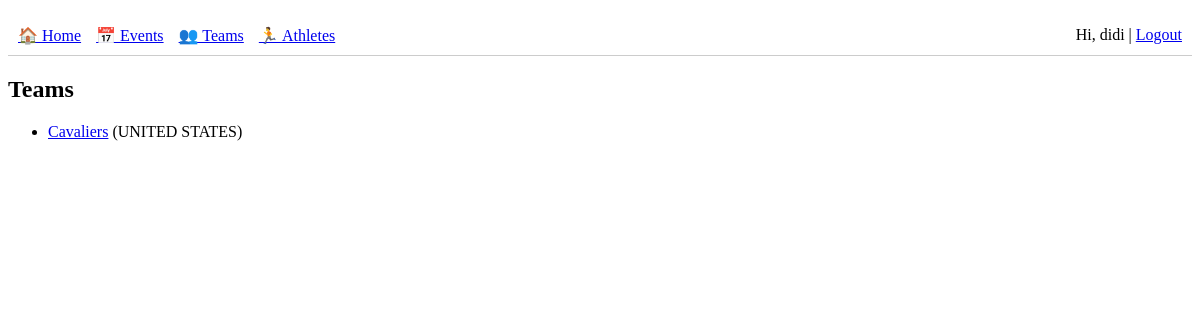
/teams/ (signed in), run on an earlier commit of the app's database.
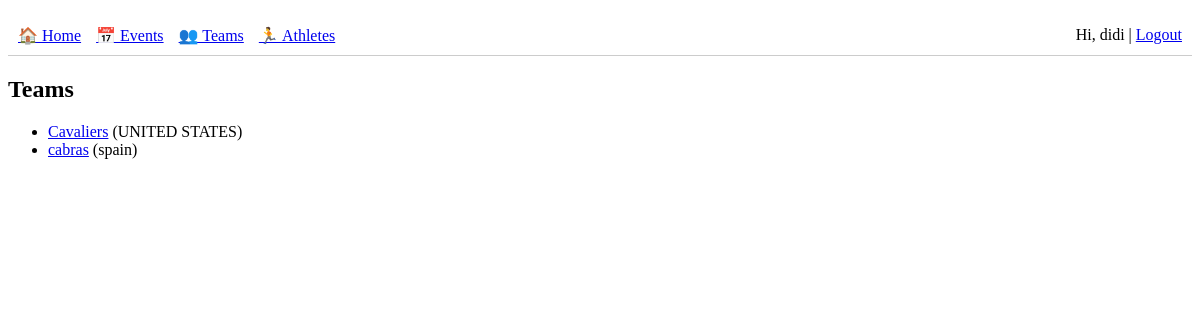
And on a later commit of the database.
### core/models.py (models this page shows, shortened)
class Team(models.Model):
    name = models.CharField(max_length=255)
    country = models.CharField(max_length=100)
    sport_type = models.CharField(max_length=100)
    events = models.ManyToManyField(SportsEvent, related_name='teams')
    creator = models.ForeignKey(User, on_delete=models.CASCADE, related_name='teams')

### core/views.py (the view)
# urls.py: path('teams/', teams_list, name='teams_list'),
@login_required
def teams_list(request):
    teams = Team.objects.all()
    return render(request, "teams_list.html", {"teams": teams})

### templates/teams_list.html
{% extends 'base.html' %}
{% block content %}
  <h2>Teams</h2>
  <ul>
    {% for team in teams %}
      <li>
        <a href="{% url 'team_detail' team.id %}">{{ team.name }}</a> ({{ team.country }})
      </li>
    {% empty %}
      <li>There are no teams.</li>
    {% endfor %}
  </ul>
{% endblock %}

What changed in the data, as far as the page shows it:
added Team: name "cabras", country "spain"
